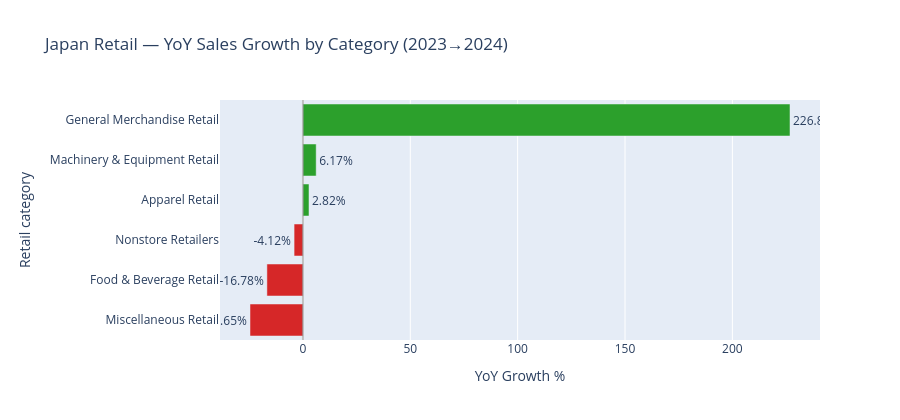

Source (notebook cell):
### Code cell
# Pivot to calculate YoY growth
retail_pivot = retail_cats.pivot_table(
    index="industry_name",
    columns="year",
    values="value"
).reset_index()

retail_pivot.columns = ["category", "sales_2023", "sales_2024"]
retail_pivot["yoy_growth_pct"] = (
    (retail_pivot["sales_2024"] - retail_pivot["sales_2023"]) /
    retail_pivot["sales_2023"] * 100
).round(2)

retail_pivot = retail_pivot.sort_values("yoy_growth_pct", ascending=True)

print("YoY growth by retail category:")
print(retail_pivot[["category","sales_2023","sales_2024","yoy_growth_pct"]]
      .to_string(index=False))

colors = ["#2ca02c" if v > 0 else "#d62728"
          for v in retail_pivot["yoy_growth_pct"]]

fig5 = px.bar(
    retail_pivot,
    x="yoy_growth_pct",
    y="category",
    orientation="h",
    text=retail_pivot["yoy_growth_pct"].astype(str) + "%",
    title="Japan Retail — YoY Sales Growth by Category (2023→2024)",
    labels={"yoy_growth_pct": "YoY Growth %",
            "category":       "Retail category"}
)
fig5.update_traces(
    textposition="outside",
    marker_color=colors
)
fig5.add_vline(x=0, line_color="gray", opacity=0.5)
fig5.update_layout(height=420, margin=dict(l=220))
fig5.show()

### Figure 1 — Plotly figure (JSON) as saved in the notebook; plotly's stock layout.template omitted (floating-point values rounded to 4 significant figures)
{"data": [{"hovertemplate": "YoY Growth %=%{x}<br>Retail category=%{y}<br>text=%{text}<extra></extra>", "legendgroup": "", "marker": {"color": ["#d62728", "#d62728", "#d62728", "#2ca02c", "#2ca02c", "#2ca02c"], "pattern": {"shape": ""}}, "name": "", "orientation": "h", "showlegend": false, "text": ["-24.65%", "-16.78%", "-4.12%", "2.82%", "6.17%", "226.84%"], "textposition": "outside", "type": "bar", "x": [-24.65, -16.78, -4.12, 2.82, 6.17, 226.8], "xaxis": "x", "y": ["Miscellaneous Retail", "Food & Beverage Retail", "Nonstore Retailers", "Apparel Retail", "Machinery & Equipment Retail", "General Merchandise Retail"], "yaxis": "y"}], "layout": {"barmode": "relative", "height": 420, "legend": {"tracegroupgap": 0}, "margin": {"l": 220}, "shapes": [{"line": {"color": "gray"}, "opacity": 0.5, "type": "line", "x0": 0, "x1": 0, "xref": "x", "y0": 0, "y1": 1, "yref": "y domain"}], "title": {"text": "Japan Retail — YoY Sales Growth by Category (2023→2024)"}, "xaxis": {"anchor": "y", "domain": [0, 1], "title": {"text": "YoY Growth %"}}, "yaxis": {"anchor": "x", "domain": [0, 1], "title": {"text": "Retail category"}}}}
